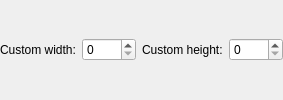
     <widget class="QWidget" name="customWidget" native="true">
      <property name="visible">
       <bool>false</bool>
      </property>
      <layout class="QGridLayout" name="gridLayout_3">
       <property name="leftMargin">
        <number>0</number>
       </property>
       <property name="topMargin">
        <number>0</number>
       </property>
       <property name="rightMargin">
        <number>0</number>
       </property>
       <property name="bottomMargin">
        <number>0</number>
       </property>
       <item row="0" column="2">
        <widget class="QLabel" name="hLabel">
         <property name="sizePolicy">
          <sizepolicy hsizetype="Fixed" vsizetype="Preferred">
           <horstretch>0</horstretch>
           <verstretch>0</verstretch>
          </sizepolicy>
         </property>
         <property name="toolTip">
          <string>&lt;html&gt;&lt;head/&gt;&lt;body&gt;&lt;p style='white-space:pre'&gt;Resolution of the target device.&lt;/p&gt;&lt;/body&gt;&lt;/html&gt;</string>
         </property>
         <property name="text">
          <string>Custom height:</string>
         </property>
        </widget>
       </item>
       <item row="0" column="1">
        <widget class="QSpinBox" name="widthBox">
         <property name="toolTip">
          <string>&lt;html&gt;&lt;head/&gt;&lt;body&gt;&lt;p style='white-space:pre'&gt;Resolution of the target device.&lt;/p&gt;&lt;/body&gt;&lt;/html&gt;</string>
         </property>
         <property name="maximum">
          <number>6000</number>
         </property>
        </widget>
       </item>
       <item row="0" column="0">
        <widget class="QLabel" name="wLabel">
         <property name="sizePolicy">
          <sizepolicy hsizetype="Fixed" vsizetype="Preferred">
           <horstretch>0</horstretch>
           <verstretch>0</verstretch>
          </sizepolicy>
         </property>
         <property name="toolTip">
          <string>&lt;html&gt;&lt;head/&gt;&lt;body&gt;&lt;p style='white-space:pre'&gt;Resolution of the target device.&lt;/p&gt;&lt;/body&gt;&lt;/html&gt;</string>
         </property>
         <property name="text">
          <string>Custom width:</string>
         </property>
        </widget>
       </item>
       <item row="0" column="3">
        <widget class="QSpinBox" name="heightBox">
         <property name="toolTip">
          <string>&lt;html&gt;&lt;head/&gt;&lt;body&gt;&lt;p style='white-space:pre'&gt;Resolution of the target device.&lt;/p&gt;&lt;/body&gt;&lt;/html&gt;</string>
         </property>
         <property name="maximum">
          <number>8000</number>
         </property>
        </widget>
       </item>
      </layout>
     </widget>
